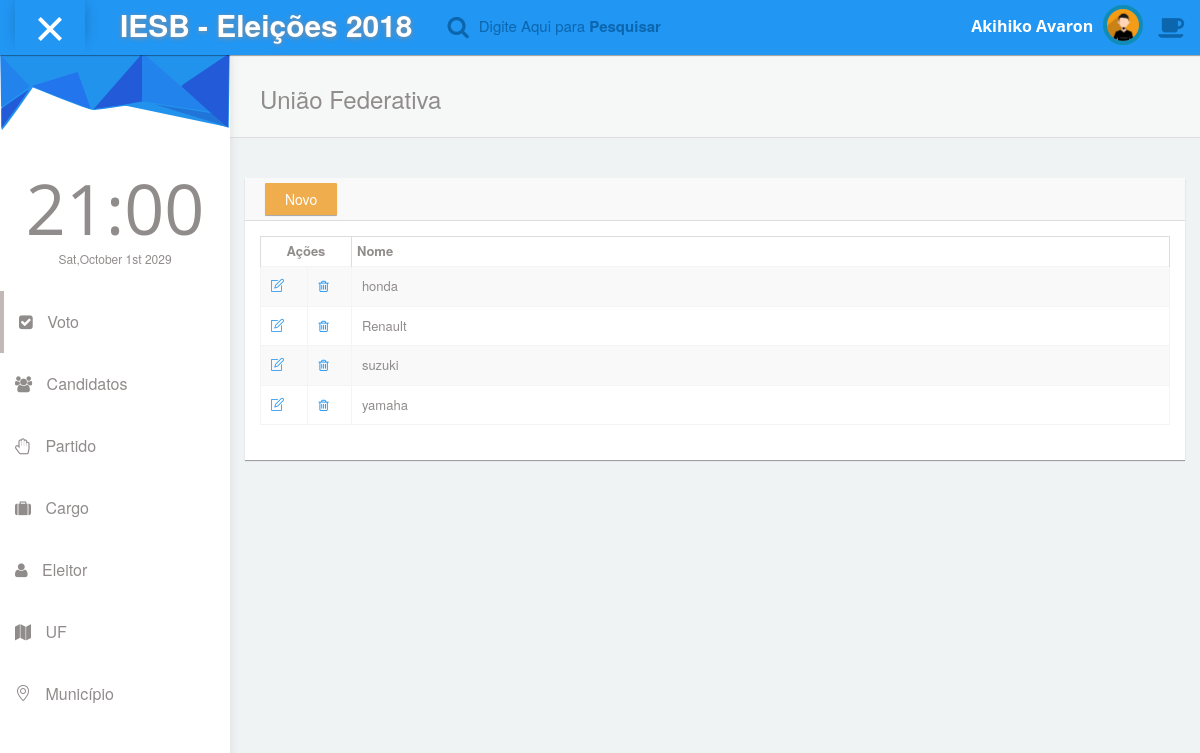
The page /revisao1/Exercicio_a1/marca/index.php on the database its author committed.
### tables this page shows
CREATE TABLE `marca` (
  `id_marca` int(11) NOT NULL AUTO_INCREMENT,
  `nome` varchar(45) NOT NULL,
  PRIMARY KEY (`id_marca`)
);

### revisao1/Exercicio_a1/marca/marca.php (called while the page is built, shortened)
<?php
include_once '../Conexao.php';
class marca
{
    public function recuperarDados()
    {
        $conexao = new Conexao();
        $sql = "select * from marca order by nome";
        return $conexao->recuperarDados($sql);
    }
}

### revisao1/Exercicio_a1/Conexao.php (called while the page is built, shortened)
<?php
class Conexao {
	protected $conexao;
	public function conectar()
	{
		$this->conexao = new PDO('mysql:host=localhost;dbname=eleicoes;charset=utf8', 'root', '');
	}
	public function desconectar()
	{
		$this->conexao = null;
	}
	public function recuperarDados($sql)
	{
        $retorno = $this->conexao->query($sql)->fetchAll(PDO::FETCH_ASSOC);
		return $retorno;
	}
}

### revisao1/Exercicio_a1/marca/index.php (the view)
<?php
include_once 'marca.php';
$marca = new marca();
$amarca = $marca->recuperarDados();
include_once '../cabecalho.php';
?>
    <div class="panel box-shadow-none content-header">
        <div class="panel-body">
            <div class="col-md-12">
                <h3 class="animated fadeInLeft">União Federativa</h3>
            </div>
        </div>
    </div>
    <div class="col-md-12 top-20 padding-0">
        <div class="col-md-12">
            <div class="panel">
                <div class="panel-heading">
                    <a class="btn btn-warning" href="formulario.php">Novo</a>
                </div>
                <div class="panel-body">
                    <div class="responsive-table">
                        <table id="datatables-example"
                               class="table table-bordered table-hover table-striped table-condensed">
                            <thead>
                            <tr>
                                <th colspan="2" width="10%" style="text-align: center">Ações</th>
                                <th>Nome</th>
                            </tr>
                            </thead>
                            <tbody>
                            <?php foreach ($amarca as $marca) {
                                echo "
                                    <tr>
                                        <td>
                                            <a href='formulario.php?id_marca={$marca['id_marca']}'><span class='icons icon-note'></span></a>
                                        </td>
                                        <td>
                                            <a href='processamento.php?acao=excluir&id_marca={$marca['id_marca']}'><span class='fa fa-trash-o'></span></a>
                                        </td>
                                        <td>{$marca['nome']}</td>
                                    </tr>
                                ";
                            } ?>
                            </tbody>
                        </table>
                    </div>
                </div>
            </div>
        </div>
    </div>
<?php
include_once '../rodape.php';

### rows shown on the page
marca: nome "honda"
marca: nome "Renault"
marca: nome "suzuki"
marca: nome "yamaha"
